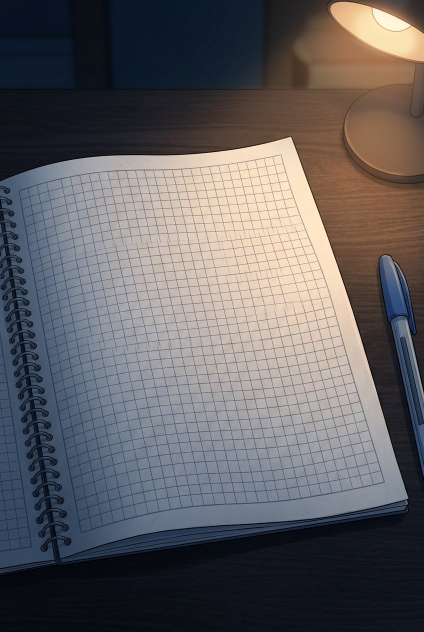
#> input picture ch4/h27_notebook_src.jpg, 848 x 1264 px (shown at 1/2 size)
$ python build_h27.py
#> lines starting #> are read from the running program, lines starting #| are printed output that depends on the picture
### grid.py
"""
Единая сетка панелей Системы («Пока повременим») — стилизация Solo Leveling (REDICE Studio).
Все панели собираются ТОЛЬКО через этот модуль — чтобы пропорции не плыли.

Визуальный язык Solo Leveling:
  · глубокое сапфирово-кобальтовое голографическое стекло (алое тревожное — для провала,
    изумрудно-бирюзовое — для выполнения) с внутренним свечением по кромке и тонким растром;
  · многоплановая глубина: смещённые задние стёкла, техносетка, частицы, энергетические каналы;
  · фасеточная двойная рамка со ступенчатыми угловыми узлами, боковыми рёбрами и ценовыми чипами;
  · верхняя и нижняя световые проекционные планки шире окна + деликатные искры света;
  · фирменная плашка шапки «[ ! ]  С И С Т Е М А» в рамке и мягкое неоновое свечение заголовков/цифр;
  · шрифт строго Exo 2 (Light / Medium / Bold), стрелки и ромбы — векторной графикой,
    без полос XP и «LEVEL UP» (§3 #9, #14).
"""
import math
from PIL import Image, ImageDraw, ImageFilter, ImageFont

W, H = 800, 1600
FONT = {'b': 'fonts/Exo2-Bold.ttf', 'm': 'fonts/Exo2-Medium.ttf', 'l': 'fonts/Exo2-Light.ttf'}
_fcache = {}

# ─── палитра состояний Solo Leveling ────────────────────────────
STATE = {
    'n': dict(
        aura=(18, 122, 245),       # внешний кобальтово-синий ореол SL
        edge=(64, 204, 255),       # яркий электрик-циан рамки
        hot=(222, 249, 255),       # ледяное белое ядро неона
        inner=(132, 224, 255),     # внутренняя тонкая рамка и орнамент
        glass=((7, 20, 46), (13, 42, 84), (5, 14, 34)),   # верх, центр, низ стекла
        ink=(238, 249, 255),
        dim=(144, 196, 232),
    ),
    'g': dict(
        aura=(16, 168, 122),
        edge=(72, 242, 186),
        hot=(224, 255, 244),
        inner=(148, 248, 214),
        glass=((6, 28, 26), (11, 52, 46), (4, 18, 17)),
        ink=(234, 254, 246),
        dim=(142, 212, 186),
    ),
    'f': dict(
        aura=(215, 22, 36),        # тревожный багровый ореол штрафного окна SL
        edge=(255, 76, 82),        # неоново-алый контур
        hot=(255, 228, 226),       # раскалённое светлое ядро
        inner=(255, 152, 152),
        glass=((32, 6, 11), (62, 12, 20), (20, 4, 8)),
        ink=(255, 238, 236),
        dim=(228, 164, 164),
    ),
}
YELLOW = (255, 222, 96)


def F(weight, size):
    key = (weight, size)
    if key not in _fcache:
        _fcache[key] = ImageFont.truetype(FONT[weight], size)
    return _fcache[key]


def sp(text, n=2):
    """Разрядка в ширину — шапка панели и группы."""
    return (' ' * n).join(list(text))


# [9 lines left out: function cover, not called in this run]


# ─── геометрия ───────────────────────────────────────────────────
PAD_IN = 62
ROW = 34
BARW = 216
GAP_BAR_VAL = 88


# [254 lines left out: functions arrow, glow_text, num_change, geometry, void_bg, subbox and 4 more, not called in this run]


class Panel:
    """Голографическое окно Системы в стиле Solo Leveling (REDICE Studio)."""

    # [236 lines left out: functions __init__, _glow, _glass, _sl_frame, _header, div and 1 more, not called in this run]

    def left(self, y, text, weight='l', size=15, color=None, alpha=238):
        col = (color if color else self.st['ink'])
        self.d.text((self.g['lbl'], y), text, font=F(weight, size), fill=col + (alpha,))

    def value(self, y, text, weight='m', size=16, color=None):
        col = (color if color else self.st['ink'])
        self.d.text((self.g['val'], y), text, font=F(weight, size), fill=col + (248,), anchor='ra')

    # [25 lines left out: functions group, row, not called in this run]

    def save(self, path):
        Image.alpha_composite(self.base, self.lay).convert('RGB').save(path)
        return path


# [4 lines left out: function text_h, not called in this run]


class Flow:
    # [5 lines left out: function __init__, not called in this run]

    def add(self, fn, h, weight=1.0):
        self.blocks.append([weight, fn, h])
        return self

    # [28 lines left out: functions run, check, not called in this run]

### build_h27.py
"""Кадр 11 гл. 4: страница блокнота с настоящей рукописью по-русски.

Генератор пишет латиницу и псевдописьмо — значит, текст кладём сами,
по перспективе страницы. Это центральная фраза главы:
    Протокол: отборы 2
    Панель: 3
    Протокол не видит один.
    Я вижу его.
         6.6   ← подчёркнуто дважды
"""
import sys
sys.path.insert(0, '.')
from grid import *                     # noqa
from PIL import Image, ImageDraw, ImageFilter

base = Image.open('ch4/h27_notebook_src.jpg').convert('RGB').resize((768, 1376), Image.LANCZOS)
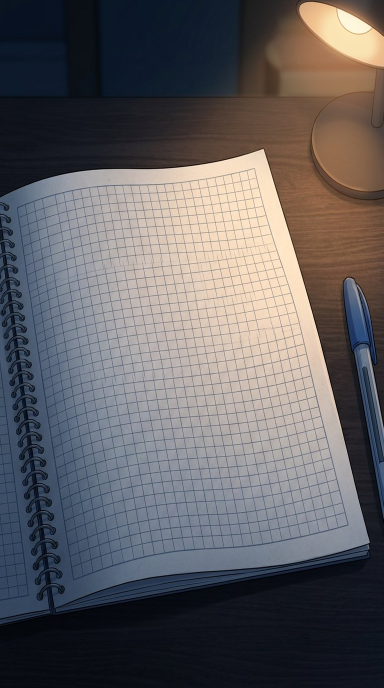
#> base: PIL image 768x1376 RGB (shown at 1/2 size); mean R, G, B 98.2, 95.6, 98.1
INK = (26, 36, 70)
TILT = 4.2          # страница чуть повёрнута: строки идут вниз-вправо


def line(img, text, size, xy, weight='m', alpha=245, tilt=TILT):
    f = F(weight, size)
    bb = f.getbbox(text)                      # чернильный габарит
    pad = max(12, size // 3)
    tw, th = bb[2] - bb[0] + 2 * pad, bb[3] - bb[1] + 2 * pad
    lay = Image.new('RGBA', (tw, th), (0, 0, 0, 0))
    ImageDraw.Draw(lay).text((pad - bb[0], pad - bb[1]), text, font=f,
                             fill=INK + (alpha,))
    lay = lay.rotate(-tilt, resample=Image.BICUBIC, expand=True)
    img.paste(lay, xy, lay)
    return (xy[0], xy[1], xy[0] + lay.size[0], xy[1] + lay.size[1])


def block(img, items, x, y, gap, size, weight='m'):
#> called with x = 150, y = 330, gap = 16, size = 34, weight = 'm'
    boxes = []
    for t in items:
        b = line(img, t, size, (x, y), weight)
        for ob in boxes:
            if b[1] < ob[3] and ob[1] < b[3]:
                raise ValueError(f'строки наезжают: «{t}»')
        boxes.append(b)
        y = b[3] + gap
#> this loop made 2 passes
#> (b, y) on passes 1 to 2: ((150, 330, 496, 413), 429), ((150, 429, 330, 492), 508)
#> pass 1, in line, `lay = lay.rotate(-tilt, resample=Image.BICUBIC, expand=True)`:
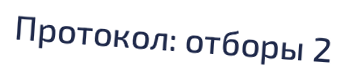
#> lay: PIL image 346x83 RGBA; mean R, G, B, A 2.7, 3.9, 7.9, 19; transparent parts drawn white
#> after the loop, boxes = [(150, 330, 496, 413), (150, 429, 330, 492)]
    return boxes


d = ImageDraw.Draw(base)

# ── три записи ───────────────────────────────────────────────────
block(base, ['Протокол: отборы 2', 'Панель: 3'], 150, 330, 16, 34)
d.line([(170, 452), (560, 484)], fill=INK + (105,), width=2)
block(base, ['Протокол не видит один.', 'Я вижу его.'], 176, 500, 12, 30)
#> the loop in block (call 2), `for t in items:` made 2 passes
#> (b, y) on passes 1 to 2: ((176, 500, 557, 579), 591), ((176, 591, 365, 657), 669)
#> pass 1, in line (call 3), `lay = lay.rotate(-tilt, resample=Image.BICUBIC, expand=True)`:
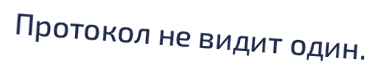
#> lay: PIL image 381x79 RGBA; mean R, G, B, A 2.6, 3.7, 7.5, 17; transparent parts drawn white
#> pass 2, in line (call 4), `lay = lay.rotate(-tilt, resample=Image.BICUBIC, expand=True)`:
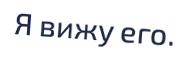
#> lay: PIL image 189x66 RGBA; mean R, G, B, A 2.8, 4, 8, 18.4; transparent parts drawn white

# ── «6.6» и двойное подчёркивание ────────────────────────────────
line(base, '6.6', 108, (206, 640), 'b')
#> in line (call 5), `lay = Image.new('RGBA', (tw, th), (0, 0, 0, 0))`: lay: PIL image 226x150 RGBA; every value is 0
#> in line (call 5), `ImageDraw.Draw(lay).text((pad - bb[0], pad - bb[1]), text, font=f, fil..`:
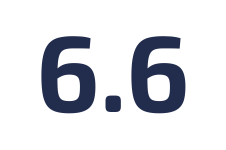
#> lay: PIL image 226x150 RGBA; mean R, G, B, A 4.5, 6.2, 12.1, 39; transparent parts drawn white
#> in line (call 5), `lay = lay.rotate(-tilt, resample=Image.BICUBIC, expand=True)`:
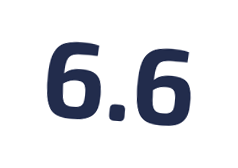
#> lay: PIL image 238x168 RGBA; mean R, G, B, A 3.8, 5.3, 10.4, 33.2; transparent parts drawn white
# двойная черта под цифрами, с наклоном страницы
X0, X1 = 212, 470
K = 0.073
for yy, w, a in ((766, 5, 250), (788, 4, 225)):
    d.line([(X0, yy), (X1, yy + (X1 - X0) * K)], fill=INK + (a,), width=w)
    d.line([(X0, yy), (X1, yy + (X1 - X0) * K)], fill=(255, 255, 255, 26), width=1)

base.save('ch4/h27_notebook.jpg')
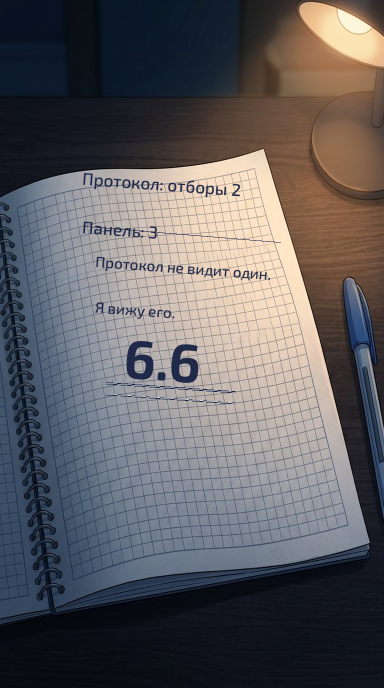
#> saved as h27_notebook.jpg: PIL image 768x1376 RGB (shown at 1/2 size); mean R, G, B 96.3, 93.9, 96.9
print('готово', base.size)
#| готово (768, 1376)

$ run again, with ch4/h07_goal_conceded.jpg copied over ch4/h27_notebook_src.jpg
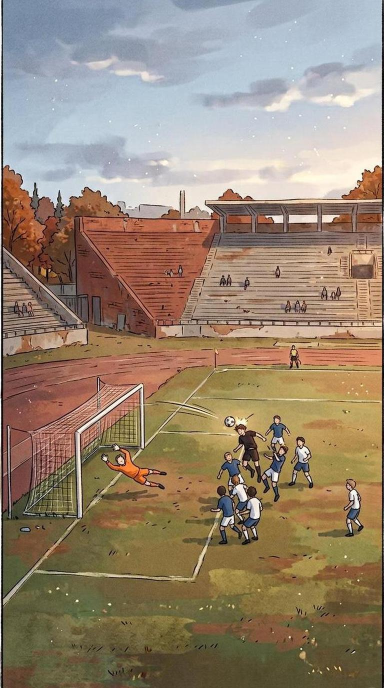
#> input picture ch4/h07_goal_conceded.jpg, 768 x 1376 px (shown at 1/2 size)
#> base is the input picture: PIL image 768x1376 RGB; mean R, G, B 150.8, 133, 113
#> the loop in block, `for t in items:` made 2 passes
#> (b, y) on passes 1 to 2: ((150, 330, 496, 413), 429), ((150, 429, 330, 492), 508)
#> after the loop in block, `for t in items:`: boxes = [(150, 330, 496, 413), (150, 429, 330, 492)]
#> the loop in block (call 2), `for t in items:` made 2 passes
#> (b, y) on passes 1 to 2: ((176, 500, 557, 579), 591), ((176, 591, 365, 657), 669)
#> `base.save('ch4/h27_notebook.jpg')`:
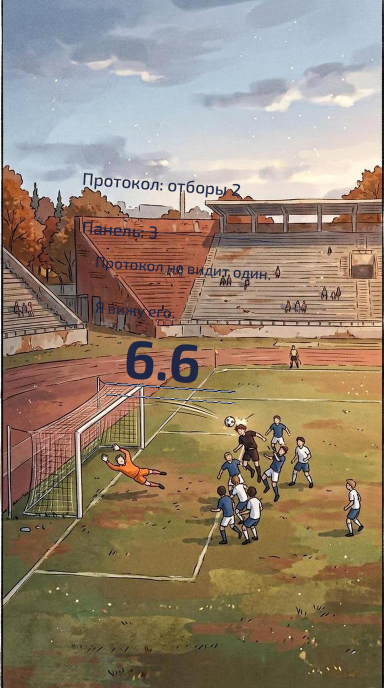
#> saved as h27_notebook.jpg: PIL image 768x1376 RGB (shown at 1/2 size); mean R, G, B 149, 131.9, 112.7
#| готово (768, 1376)

$ run again, with ch4/h08_bench_cold.jpg copied over ch4/h27_notebook_src.jpg
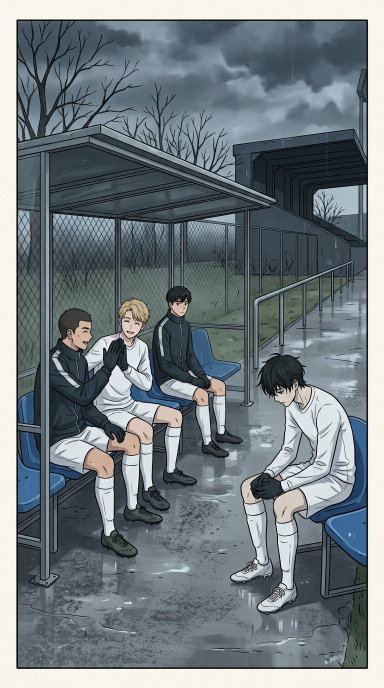
#> input picture ch4/h08_bench_cold.jpg, 768 x 1376 px (shown at 1/2 size)
#> base is the input picture: PIL image 768x1376 RGB; mean R, G, B 115.3, 124.8, 130.3
#> the loop in block, `for t in items:` made 2 passes
#> (b, y) on passes 1 to 2: ((150, 330, 496, 413), 429), ((150, 429, 330, 492), 508)
#> after the loop in block, `for t in items:`: boxes = [(150, 330, 496, 413), (150, 429, 330, 492)]
#> the loop in block (call 2), `for t in items:` made 2 passes
#> (b, y) on passes 1 to 2: ((176, 500, 557, 579), 591), ((176, 591, 365, 657), 669)
#> `base.save('ch4/h27_notebook.jpg')`:
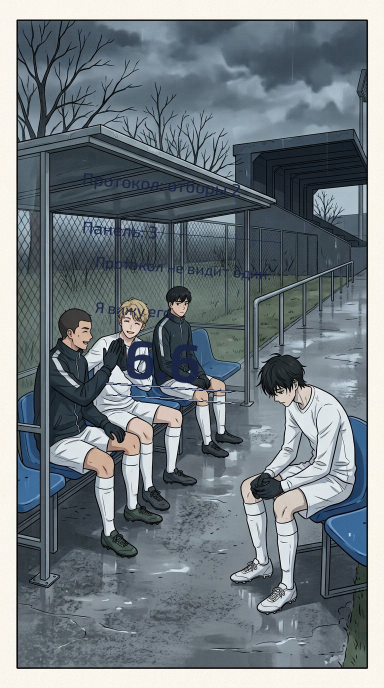
#> saved as h27_notebook.jpg: PIL image 768x1376 RGB (shown at 1/2 size); mean R, G, B 114.5, 124, 129.8
#| готово (768, 1376)
